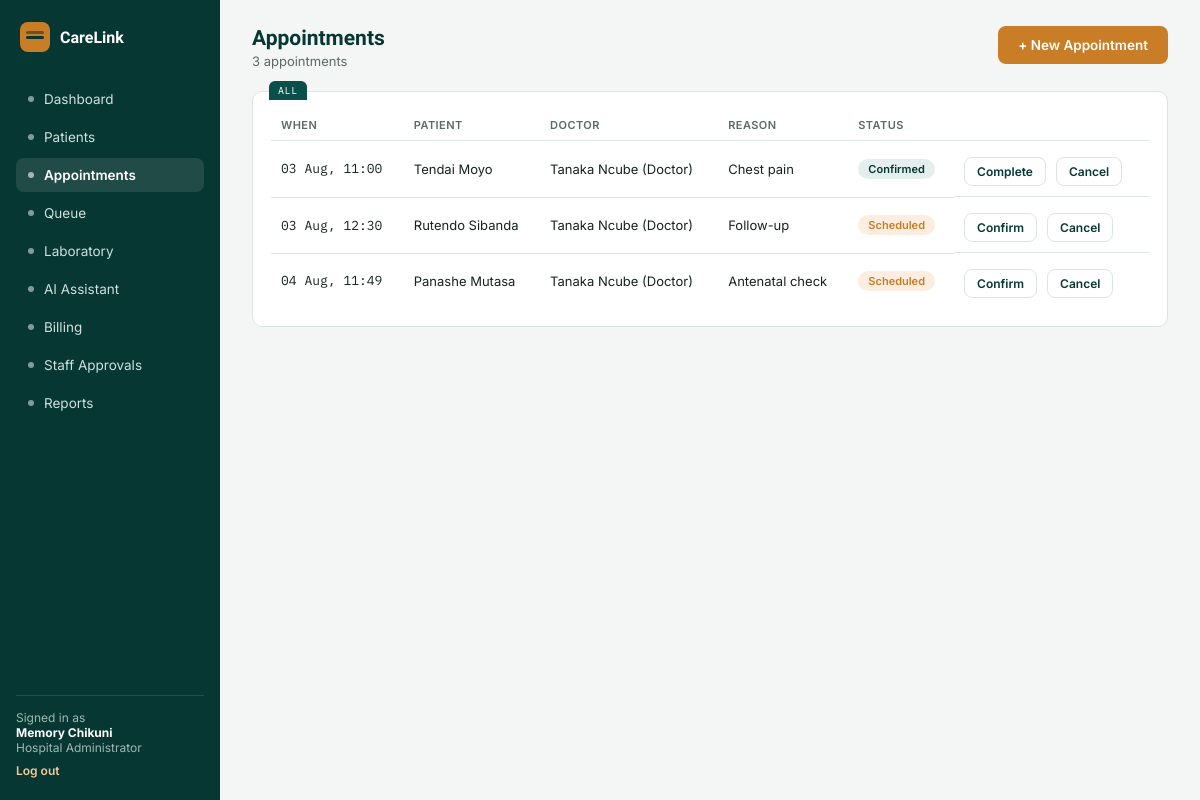
Page /appointments/ (signed in) on the committed database.
### accounts/models.py (models this page shows)
class User(AbstractUser):
    class Role(models.TextChoices):
        ADMIN = "ADMIN", "Hospital Administrator"
        DOCTOR = "DOCTOR", "Doctor"
        RECEPTIONIST = "RECEPTIONIST", "Receptionist"
        LAB_TECHNICIAN = "LAB_TECHNICIAN", "Laboratory Technician"
    role = models.CharField(max_length=20, choices=Role.choices, default=Role.RECEPTIONIST)
    staff_id = models.CharField(max_length=20, unique=True, null=True, blank=True)
    department = models.CharField(max_length=100, blank=True)
    is_approved = models.BooleanField(
        default=False,
        help_text="Staff accounts must be approved by a Hospital Administrator before they can log in.",
    )
    def __str__(self):
        return f"{self.get_full_name() or self.username} ({self.get_role_display()})"

### appointments/models.py (models this page shows, shortened)
class Appointment(models.Model):
    class Status(models.TextChoices):
        SCHEDULED = "SCHEDULED", "Scheduled"
        PENDING = "PENDING", "Scheduled"
        CONFIRMED = "CONFIRMED", "Confirmed"
        COMPLETED = "COMPLETED", "Completed"
        CANCELLED = "CANCELLED", "Cancelled"
    patient = models.ForeignKey(Patient, on_delete=models.CASCADE, related_name="appointments")
    doctor = models.ForeignKey(
        settings.AUTH_USER_MODEL, on_delete=models.SET_NULL, null=True,
        limit_choices_to={"role": "DOCTOR"}, related_name="appointments",
    )
    reason = models.CharField(max_length=255)
    scheduled_at = models.DateTimeField()
    status = models.CharField(max_length=20, choices=Status.choices, default=Status.SCHEDULED)
    notes = models.TextField(blank=True)
    created_at = models.DateTimeField(auto_now_add=True)
    class Meta:
        ordering = ["scheduled_at"]

### patients/models.py (models this page shows, shortened)
class Patient(models.Model):
    class Sex(models.TextChoices):
        FEMALE = "F", "Female"
        MALE = "M", "Male"
    patient_id = models.CharField(max_length=12, unique=True, default=generate_patient_id, editable=False)
    full_name = models.CharField(max_length=150)
    date_of_birth = models.DateField()
    sex = models.CharField(max_length=1, choices=Sex.choices)
    phone_number = models.CharField(max_length=20, blank=True)
    next_of_kin = models.CharField(max_length=150, blank=True, help_text="Name and phone number")
    allergies = models.CharField(max_length=255, blank=True)
    chronic_conditions = models.CharField(max_length=255, blank=True)
    notes = models.TextField(blank=True)
    registered_at = models.DateTimeField(auto_now_add=True)
    registered_by = models.ForeignKey(
        "accounts.User", on_delete=models.SET_NULL, null=True, related_name="patients_registered"
    )
    class Meta:
        ordering = ["-registered_at"]

### appointments/views.py (the view)
# urls.py: path("appointments/", appt_views.appointment_list, name="appointment_list"),
@login_required
@user_passes_test(can_view_appointments)
@require_http_methods(["GET"])
def appointment_list(request):
    appointments = Appointment.objects.select_related("patient", "doctor").all()
    if request.user.role == User.Role.DOCTOR:
        appointments = appointments.filter(doctor=request.user)
    return render(request, "appointments/list.html", {"appointments": appointments})

### appointments/views.py (called while the page is built)
def can_view_appointments(user):
    return user.is_authenticated and user.role in {User.Role.ADMIN, User.Role.DOCTOR, User.Role.RECEPTIONIST}

### templates/appointments/list.html (shortened to what this page needs)
{% extends "base.html" %}
{% block content %}
<div class="topbar">
  <div><h1>Appointments</h1><p>{{ appointments|length }} appointment{{ appointments|length|pluralize }}</p></div>
  {% if user.role == "ADMIN" or user.role == "RECEPTIONIST" %}
  <a class="btn accent" href="{% url 'book_appointment' %}">+ New Appointment</a>
  {% endif %}
</div>
<div class="card tab" data-tab="ALL">
  <table>
    <tr><th>When</th><th>Patient</th><th>Doctor</th><th>Reason</th><th>Status</th><th></th></tr>
    {% for a in appointments %}
    <tr>
      <td class="mono">{{ a.scheduled_at|date:"d M, H:i" }}</td>
      <td><a href="{% url 'patient_detail' a.patient.id %}">{{ a.patient.full_name }}</a></td>
      <td>{{ a.doctor|default:"Unassigned" }}</td>
      <td>{{ a.reason }}</td>
      <td><span class="pill {{ a.status|lower }}">{{ a.get_status_display }}</span></td>
      <td class="actions">
        {% if user.role == "ADMIN" or user.role == "RECEPTIONIST" %}
          {% if a.status == "SCHEDULED" or a.status == "PENDING" %}
          <form method="post" action="{% url 'update_appointment_status' a.id 'CONFIRMED' %}" style="display:inline;">
            <button class="btn ghost small" type="submit">Confirm</button>
          </form>
          {% elif a.status == "CONFIRMED" %}
          <form method="post" action="{% url 'update_appointment_status' a.id 'COMPLETED' %}" style="display:inline;">
            <button class="btn ghost small" type="submit">Complete</button>
          </form>
          {% endif %}
          {% if a.status != "CANCELLED" %}
          <form method="post" action="{% url 'update_appointment_status' a.id 'CANCELLED' %}" style="display:inline;">
            <button class="btn ghost small" type="submit">Cancel</button>
          </form>
          {% endif %}
        {% endif %}
      </td>
    </tr>
    {% empty %}
    <tr><td colspan="6" style="color:var(--muted);">No appointments yet.</td></tr>
    {% endfor %}
  </table>
</div>
{% endblock %}

### templates/base.html (shortened to what this page needs)
{% load static %}
<!DOCTYPE html>
<html lang="en">
<head>
<link rel="stylesheet" href="{% static 'css/style.css' %}">
</head>
<body>
<div class="app">
  <aside class="sidebar">
    <div class="brand"><div class="mark"></div><span>CareLink</span></div>
    {% if user.role == "ADMIN" %}
      <a class="nav-item {% if request.path == '/dashboard/' %}on{% endif %}" href="{% url 'dashboard' %}"><span class="dot"></span>Dashboard</a>
      <a class="nav-item {% if '/patients' in request.path %}on{% endif %}" href="{% url 'patient_list' %}"><span class="dot"></span>Patients</a>
      <a class="nav-item {% if '/appointments' in request.path %}on{% endif %}" href="{% url 'appointment_list' %}"><span class="dot"></span>Appointments</a>
      <a class="nav-item {% if '/queue' in request.path %}on{% endif %}" href="{% url 'queue_dashboard' %}"><span class="dot"></span>Queue</a>
      <a class="nav-item {% if '/laboratory' in request.path %}on{% endif %}" href="{% url 'lab_dashboard' %}"><span class="dot"></span>Laboratory</a>
      <a class="nav-item {% if '/assistant' in request.path %}on{% endif %}" href="{% url 'assistant_chat' %}"><span class="dot"></span>AI Assistant</a>
      <a class="nav-item {% if '/billing' in request.path %}on{% endif %}" href="{% url 'invoice_list' %}"><span class="dot"></span>Billing</a>
      <a class="nav-item {% if '/staff/pending' in request.path %}on{% endif %}" href="{% url 'pending_staff' %}"><span class="dot"></span>Staff Approvals</a>
      <a class="nav-item {% if request.path == '/reports/' %}on{% endif %}" href="{% url 'reports' %}"><span class="dot"></span>Reports</a>
    {% endif %}
    <div class="sidebar-foot">
      Signed in as<br><b style="color:#fff;">{{ user.get_full_name|default:user.username }}</b><br>{{ user.get_role_display }}
      <a href="{% url 'logout' %}">Log out</a>
    </div>
  </aside>
  <main class="main">
    {% block content %}{% endblock %}
  </main>
</div>
</body>
</html>

### static/css/style.css (style rules this page uses)
:root { --bg:#F3F6F5; --surface:#FFFFFF; --primary:#0B4F4A; --primary-dark:#073732; --primary-tint:#E4EEEC; --accent:#C97D26; --accent-tint:#FBEEE0; --danger:#B23A48; --danger-tint:#F7E7E8; --text:#16231F; --muted:#5B6B67; --border:#DCE5E2; --radius:10px; }
* { box-sizing:border-box; }
body { margin:0;background:var(--bg);color:var(--text);font-family:'Inter',Arial,sans-serif;font-size:14px; }
h1,h2,h3 { font-family:'Sora',Arial,sans-serif; }
.mono { font-family:'IBM Plex Mono',monospace; }
a { color:inherit;text-decoration:none; }
.app { display:grid;grid-template-columns:220px 1fr;min-height:100vh; }
.sidebar { background:var(--primary-dark);color:#fff;padding:22px 16px;display:flex;flex-direction:column;gap:4px; }
.brand { display:flex;align-items:center;gap:10px;margin-bottom:26px;padding:0 4px; }
.brand .mark { width:30px;height:30px;border-radius:8px;background:var(--accent);position:relative;flex:none; }
.brand .mark::after { content:"";position:absolute;left:6px;top:14px;width:18px;height:3px;background:var(--primary-dark);border-radius:2px; }
.brand .mark::before { content:"";position:absolute;left:6px;top:9px;width:18px;height:3px;background:var(--primary-dark);border-radius:2px;opacity:.55; }
.brand span { font-family:'Sora',Arial,sans-serif;font-weight:600;font-size:16px;color:#fff; }
.nav-item { display:flex;align-items:center;gap:10px;padding:9px 12px;border-radius:8px;color:#CFE0DC;font-size:13.5px; }
.nav-item.on { background:rgba(255,255,255,.1);color:#fff;font-weight:600; }
.nav-item .dot { width:6px;height:6px;border-radius:50%;background:currentColor;opacity:.6;flex:none; }
.sidebar-foot { margin-top:auto;padding-top:14px;border-top:1px solid rgba(255,255,255,.12);font-size:12px;color:#9FB8B3; }
.sidebar-foot a { display:block;margin-top:8px;color:#F3C89A;font-weight:600; }
.main { padding:26px 32px;max-width:1100px; }
.topbar { display:flex;justify-content:space-between;align-items:flex-start;margin-bottom:22px;flex-wrap:wrap;gap:12px; }
.topbar h1 { font-size:21px;margin:0 0 3px;color:var(--primary-dark); }
.topbar p { margin:0;color:var(--muted);font-size:13px; }
.card { background:var(--surface);border:1px solid var(--border);border-radius:var(--radius);position:relative;padding:18px;margin-bottom:16px; }
.card.tab::before { content:attr(data-tab);position:absolute;top:-11px;left:16px;background:var(--primary);color:#fff;font-family:'IBM Plex Mono',monospace;font-size:10px;letter-spacing:.06em;padding:3px 9px;border-radius:6px 6px 0 0; }
table { width:100%;border-collapse:collapse;font-size:13px; }
th { text-align:left;color:var(--muted);font-weight:600;font-size:11px;text-transform:uppercase;letter-spacing:.04em;padding:8px 10px;border-bottom:1px solid var(--border); }
td { padding:10px;border-bottom:1px solid var(--border); }
tr:last-child td { border-bottom:none; }
.pill { display:inline-block;padding:3px 10px;border-radius:20px;font-size:11px;font-weight:600; }
.pill.wait,.pill.pending { background:var(--accent-tint);color:var(--accent); }
.pill.ok,.pill.confirmed,.pill.paid,.pill.completed { background:var(--primary-tint);color:var(--primary-dark); }
.btn { border:none;border-radius:8px;padding:11px 20px;font-size:13.5px;font-weight:600;cursor:pointer;font-family:'Inter',Arial,sans-serif;display:inline-block; }
.btn.ghost { background:transparent;color:var(--primary-dark);border:1px solid var(--border); }
.btn.accent { background:var(--accent);color:#fff; }
.btn.small { padding:6px 12px;font-size:12px; }
.actions { display:flex;gap:10px;margin-top:6px;flex-wrap:wrap; }

### rows in the picture
User: get_full_name "Memory Chikuni", role "Hospital Administrator"
Appointment: scheduled_at "03 Aug, 11:00", patient.full_name "Tendai Moyo", doctor "Tanaka Ncube (Doctor)", reason "Chest pain", status "Confirmed", shows "Complete", shows "Cancel"
Appointment: scheduled_at "03 Aug, 12:30", patient.full_name "Rutendo Sibanda", doctor "Tanaka Ncube (Doctor)", reason "Follow-up", status "Scheduled", shows "Confirm", shows "Cancel"
Appointment: scheduled_at "04 Aug, 11:49", patient.full_name "Panashe Mutasa", doctor "Tanaka Ncube (Doctor)", reason "Antenatal check", status "Scheduled", shows "Confirm", shows "Cancel"

### other values in the picture
{{ appointments|length }} "3"
